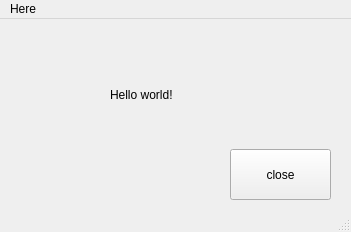
<?xml version="1.0" encoding="UTF-8"?>
<ui version="4.0">
 <class>MainWindow</class>
 <widget class="QMainWindow" name="MainWindow">
  <property name="geometry">
   <rect>
    <x>0</x>
    <y>0</y>
    <width>351</width>
    <height>232</height>
   </rect>
  </property>
  <property name="windowTitle">
   <string>MainWindow</string>
  </property>
  <widget class="QWidget" name="centralwidget">
   <widget class="QLabel" name="label">
    <property name="geometry">
     <rect>
      <x>110</x>
      <y>60</y>
      <width>111</width>
      <height>31</height>
     </rect>
    </property>
    <property name="text">
     <string>Hello world!</string>
    </property>
   </widget>
   <widget class="QPushButton" name="pushButton">
    <property name="geometry">
     <rect>
      <x>230</x>
      <y>130</y>
      <width>101</width>
      <height>51</height>
     </rect>
    </property>
    <property name="text">
     <string>close</string>
    </property>
   </widget>
  </widget>
  <widget class="QMenuBar" name="menubar">
   <property name="geometry">
    <rect>
     <x>0</x>
     <y>0</y>
     <width>351</width>
     <height>22</height>
    </rect>
   </property>
   <widget class="QMenu" name="menuHere">
    <property name="title">
     <string>Here</string>
    </property>
   </widget>
   <addaction name="menuHere"/>
  </widget>
  <widget class="QStatusBar" name="statusbar"/>
 </widget>
 <resources/>
 <connections/>
</ui>
